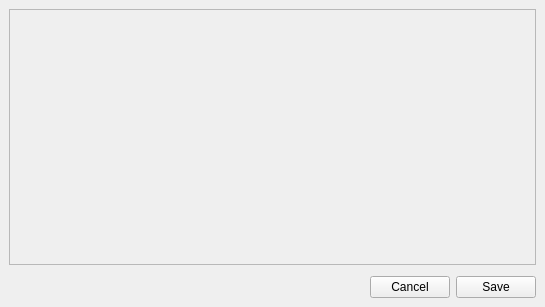
<?xml version="1.0" encoding="UTF-8"?>
<ui version="4.0">
 <class>MainWindow</class>
 <widget class="QMainWindow" name="MainWindow">
  <property name="geometry">
   <rect>
    <x>0</x>
    <y>0</y>
    <width>545</width>
    <height>307</height>
   </rect>
  </property>
  <property name="sizePolicy">
   <sizepolicy hsizetype="Maximum" vsizetype="Preferred">
    <horstretch>0</horstretch>
    <verstretch>0</verstretch>
   </sizepolicy>
  </property>
  <property name="windowTitle">
   <string>Plot Preview</string>
  </property>
  <widget class="QWidget" name="centralwidget">
   <layout class="QGridLayout" name="gridLayout_2">
    <item row="0" column="0">
     <widget class="QFrame" name="frame">
      <property name="sizePolicy">
       <sizepolicy hsizetype="Expanding" vsizetype="Expanding">
        <horstretch>0</horstretch>
        <verstretch>0</verstretch>
       </sizepolicy>
      </property>
      <property name="frameShape">
       <enum>QFrame::StyledPanel</enum>
      </property>
      <property name="frameShadow">
       <enum>QFrame::Raised</enum>
      </property>
      <layout class="QGridLayout" name="gridLayout_4">
       <property name="leftMargin">
        <number>0</number>
       </property>
       <property name="topMargin">
        <number>0</number>
       </property>
       <property name="rightMargin">
        <number>0</number>
       </property>
       <property name="bottomMargin">
        <number>0</number>
       </property>
       <property name="horizontalSpacing">
        <number>4</number>
       </property>
       <item row="0" column="0">
        <layout class="QGridLayout" name="PlotGridLayout">
         <property name="spacing">
          <number>0</number>
         </property>
        </layout>
       </item>
      </layout>
     </widget>
    </item>
    <item row="1" column="0">
     <spacer name="verticalSpacer">
      <property name="orientation">
       <enum>Qt::Vertical</enum>
      </property>
      <property name="sizeType">
       <enum>QSizePolicy::Fixed</enum>
      </property>
      <property name="sizeHint" stdset="0">
       <size>
        <width>17</width>
        <height>5</height>
       </size>
      </property>
     </spacer>
    </item>
    <item row="2" column="0">
     <layout class="QHBoxLayout" name="horizontalLayout_2">
      <item>
       <spacer name="horizontalSpacer">
        <property name="orientation">
         <enum>Qt::Horizontal</enum>
        </property>
        <property name="sizeHint" stdset="0">
         <size>
          <width>40</width>
          <height>20</height>
         </size>
        </property>
       </spacer>
      </item>
      <item>
       <layout class="QHBoxLayout" name="horizontalLayout">
        <property name="sizeConstraint">
         <enum>QLayout::SetFixedSize</enum>
        </property>
        <item>
         <widget class="QPushButton" name="cancelPushButton">
          <property name="text">
           <string>Cancel</string>
          </property>
         </widget>
        </item>
        <item>
         <widget class="QPushButton" name="savePushButton">
          <property name="text">
           <string>Save</string>
          </property>
         </widget>
        </item>
       </layout>
      </item>
     </layout>
    </item>
   </layout>
  </widget>
 </widget>
 <resources/>
 <connections/>
</ui>
